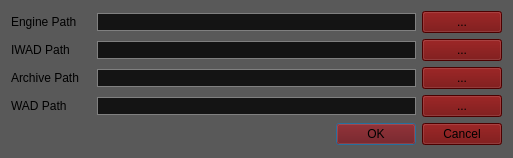
<?xml version="1.0" encoding="UTF-8"?>
<ui version="4.0">
 <class>PathsDialog</class>
 <widget class="QDialog" name="PathsDialog">
  <property name="geometry">
   <rect>
    <x>0</x>
    <y>0</y>
    <width>513</width>
    <height>158</height>
   </rect>
  </property>
  <property name="windowTitle">
   <string>Set Directory Paths</string>
  </property>
  <property name="windowIcon">
   <iconset resource="doomhub.qrc">
    <normaloff>:/resources/path_icon.png</normaloff>:/resources/path_icon.png</iconset>
  </property>
  <property name="styleSheet">
   <string notr="true">QDialog {
    background-color: rgb(89, 89, 89);
}

QLineEdit {
    color: rgb(107, 0, 0);
    background-color: rgb(20, 20, 20);
    selection-background-color: gray;
    border: 1px solid gray;
}
QListView::item:selected:!active {
    background: rgb(57, 57, 57);
}

QListView::item:selected:active {
    background: rgb(121, 121, 121);
}

QPushButton {
    background-color: rgb(107, 0, 0);
}</string>
  </property>
  <layout class="QVBoxLayout" name="verticalLayout">
   <item>
    <layout class="QHBoxLayout" name="horizontalLayout">
     <item>
      <widget class="QLabel" name="label">
       <property name="minimumSize">
        <size>
         <width>80</width>
         <height>0</height>
        </size>
       </property>
       <property name="text">
        <string>Engine Path</string>
       </property>
      </widget>
     </item>
     <item>
      <widget class="QLineEdit" name="lineEditEngine"/>
     </item>
     <item>
      <widget class="QPushButton" name="pushButtonEngine">
       <property name="text">
        <string>...</string>
       </property>
      </widget>
     </item>
    </layout>
   </item>
   <item>
    <layout class="QHBoxLayout" name="horizontalLayout_2">
     <item>
      <widget class="QLabel" name="label_2">
       <property name="minimumSize">
        <size>
         <width>80</width>
         <height>0</height>
        </size>
       </property>
       <property name="text">
        <string>IWAD Path</string>
       </property>
      </widget>
     </item>
     <item>
      <widget class="QLineEdit" name="lineEditIWad"/>
     </item>
     <item>
      <widget class="QPushButton" name="pushButtonIWad">
       <property name="text">
        <string>...</string>
       </property>
      </widget>
     </item>
    </layout>
   </item>
   <item>
    <layout class="QHBoxLayout" name="horizontalLayout_3">
     <item>
      <widget class="QLabel" name="label_3">
       <property name="minimumSize">
        <size>
         <width>80</width>
         <height>0</height>
        </size>
       </property>
       <property name="text">
        <string>Archive Path</string>
       </property>
      </widget>
     </item>
     <item>
      <widget class="QLineEdit" name="lineEditArchive"/>
     </item>
     <item>
      <widget class="QPushButton" name="pushButtonArchive">
       <property name="text">
        <string>...</string>
       </property>
      </widget>
     </item>
    </layout>
   </item>
   <item>
    <layout class="QHBoxLayout" name="horizontalLayout_4">
     <item>
      <widget class="QLabel" name="label_4">
       <property name="minimumSize">
        <size>
         <width>80</width>
         <height>0</height>
        </size>
       </property>
       <property name="text">
        <string>WAD Path</string>
       </property>
      </widget>
     </item>
     <item>
      <widget class="QLineEdit" name="lineEditCustomWad"/>
     </item>
     <item>
      <widget class="QPushButton" name="pushButtonWad">
       <property name="text">
        <string>...</string>
       </property>
      </widget>
     </item>
    </layout>
   </item>
   <item>
    <widget class="QDialogButtonBox" name="buttonBox">
     <property name="orientation">
      <enum>Qt::Horizontal</enum>
     </property>
     <property name="standardButtons">
      <set>QDialogButtonBox::Cancel|QDialogButtonBox::Ok</set>
     </property>
    </widget>
   </item>
  </layout>
 </widget>
 <resources>
  <include location="doomhub.qrc"/>
 </resources>
 <connections>
  <connection>
   <sender>buttonBox</sender>
   <signal>accepted()</signal>
   <receiver>PathsDialog</receiver>
   <slot>accept()</slot>
   <hints>
    <hint type="sourcelabel">
     <x>248</x>
     <y>254</y>
    </hint>
    <hint type="destinationlabel">
     <x>157</x>
     <y>274</y>
    </hint>
   </hints>
  </connection>
  <connection>
   <sender>buttonBox</sender>
   <signal>rejected()</signal>
   <receiver>PathsDialog</receiver>
   <slot>reject()</slot>
   <hints>
    <hint type="sourcelabel">
     <x>316</x>
     <y>260</y>
    </hint>
    <hint type="destinationlabel">
     <x>286</x>
     <y>274</y>
    </hint>
   </hints>
  </connection>
 </connections>
</ui>
